Frame 1 (no input): blank canvas, image omitted
Frame 60 (the mouse pressed at the canvas centre just before this capture): blank canvas, image omitted
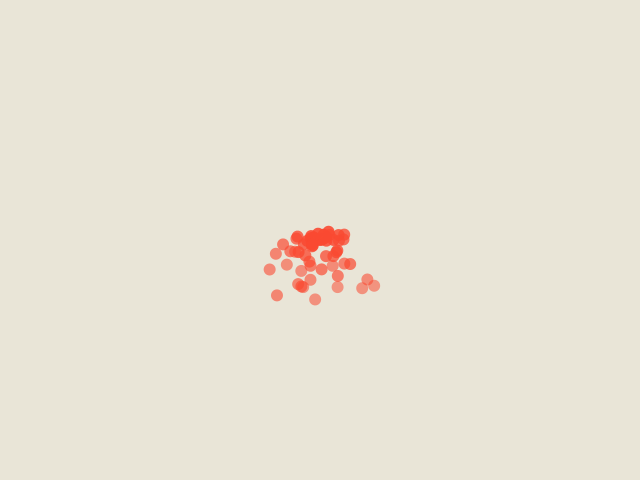
Frame 120 (the mouse held since frame 60 and released just before this capture)

The Processing sketch whose frames 1 and 60 were blank and that drew this single picture after the mouse press (run headless with seeded random() and noise(); from frame 60 on, the mouse is pressed at the canvas centre):

// Processing sketch: particleSystemClass
// ── particleSystemClass.pde
//Global Variables
import java.util.Iterator;
ArrayList<ParticleSystem> systems;

void setup() {
        size(640,480);
        pixelDensity(2);
        systems = new ArrayList<ParticleSystem>();
        // for (int i = 0; i < 50; i++) {
        //         particles.add(new Particle());
        // }

}

void draw() {
        background(#e9e5d7);
        for (ParticleSystem ps: systems) {
                ps.addParticle();
                ps.run();
        }
}

void mousePressed(){
        systems.add(new ParticleSystem(1, new PVector(mouseX, mouseY)));
}

// ── particle.pde
// Simple Particle System
// Daniel Shiffman <http://www.shiffman.net>

// A simple Particle class

class Particle {
PVector location;
PVector velocity;
PVector acceleration;
float lifespan;

Particle(PVector l) {
        acceleration = new PVector(0, 0.05);
        velocity = new PVector(random(-1, 1), random(-1, 0));
        location = l.get();
        lifespan = 255.0;
}

void run() {
        update();
        display();
}

// Method to update location
void update() {
        velocity.add(acceleration);
        location.add(velocity);
        lifespan -= 2.0;
}

// Method to display
void display(){
        noStroke();
        fill(#fa4931, lifespan);
        ellipse(location.x, location.y, 12, 12);
}

// Is the particle still useful?
boolean isDead() {
        if (lifespan < 0.0) {
                return true;
        }
        else {
                return false;
        }
}
}

// ── particleSystem.pde
class ParticleSystem {
ArrayList<Particle> particles;
PVector origin;

ParticleSystem(int num, PVector v){
        particles = new ArrayList<Particle>();
        origin = v.get();
        for (int i = 0; i < num; i++) {
                particles.add(new Particle(origin));
        }

}

void run(){
        for (int i = particles.size()-1; i >= 0; i--) {
                Particle p = particles.get(i);
                p.update();
                p.display();
                if (p.isDead()) {
                        particles.remove(i);
                }
        }

}
void addParticle() {
        particles.add(new Particle(origin));
}

void addParticle(Particle p) {
        particles.add(p);
}
}
